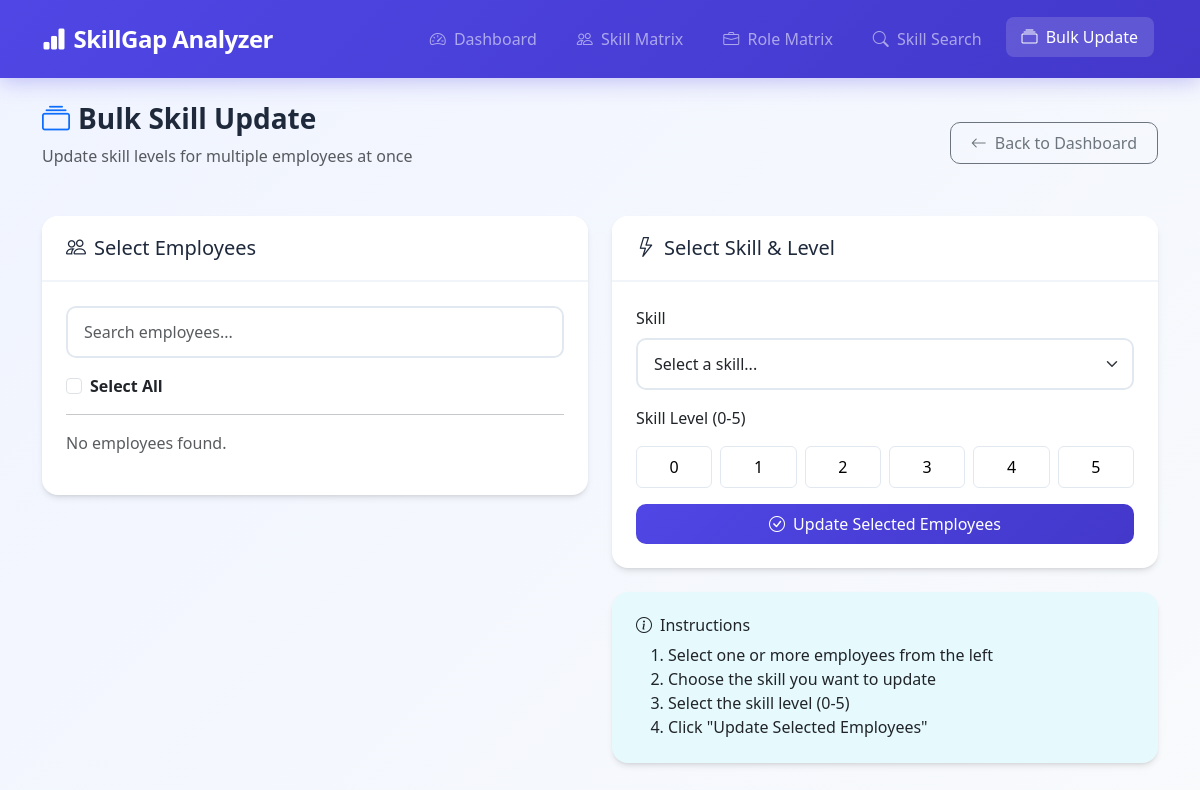
Page /bulk-skill-update/ on the earlier database version.
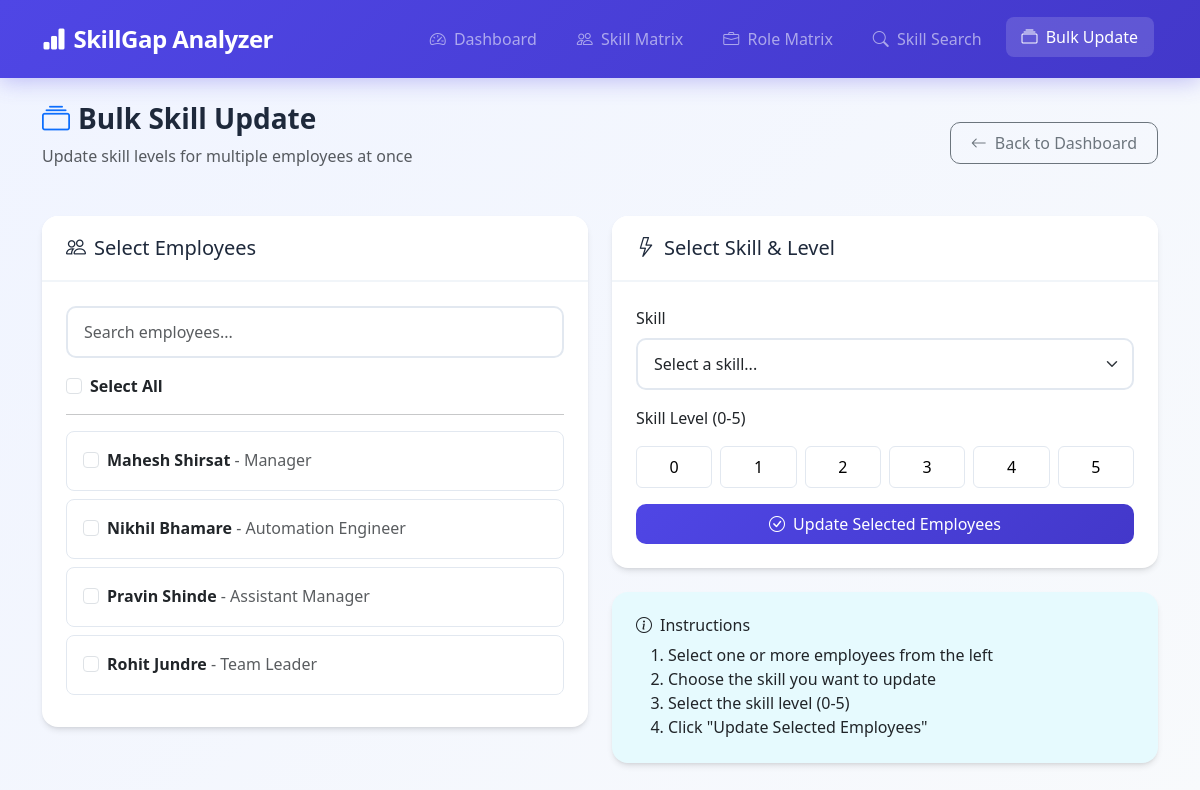
Same page on the later database version.
### gap_analysis/models.py (models this page shows, shortened)
class SkillMatrix(models.Model):
    STATUS_CHOICES = [
        ('active', 'Active'),
        ('inactive', 'Inactive'),
        ('on_leave', 'On Leave'),
    ]
    user = models.OneToOneField(User, on_delete=models.CASCADE, null=True, blank=True)
    name = models.CharField(max_length=100)
    email = models.EmailField(blank=True, null=True)
    manager = models.ForeignKey('self', on_delete=models.SET_NULL, null=True, blank=True, related_name='subordinates')
    role_matrix = models.ForeignKey(RoleMatrix, on_delete=models.SET_NULL, null=True, blank=True, help_text="Assigned Role")
    status = models.CharField(max_length=20, choices=STATUS_CHOICES, default='active')
    join_date = models.DateField(null=True, blank=True)
    class Meta:
        ordering = ['name']

class RoleMatrix(models.Model):
    title = models.CharField(max_length=100, help_text="Role/Job Title")
    department = models.CharField(max_length=100, blank=True, null=True, help_text="Department name")
    description = models.TextField(blank=True, null=True)
    class Meta:
        verbose_name_plural = "Role Matrices"
        ordering = ['title']
    @property
    def name(self):
        return self.title

### gap_analysis/views.py (the view, shortened to what this page needs)
# urls.py: path('bulk-skill-update/', views.BulkSkillUpdateView.as_view(), name='bulk_skill_update'),
class BulkSkillUpdateView(TemplateView):
    template_name = 'gap_analysis/bulk_skill_update.html'
    def get_context_data(self, **kwargs):
        context = super().get_context_data(**kwargs)
        context['employees'] = SkillMatrix.objects.select_related('role_matrix').prefetch_related('skills', 'skills__skill').order_by('name')
        context['skills'] = Skill.objects.all().order_by('name')
        return context

### gap_analysis/templates/gap_analysis/bulk_skill_update.html (shortened to what the changed rows need)
{% extends 'gap_analysis/base.html' %}
{% block content %}
<div class="animate-fade-in">
    <div class="page-header">
        <div>
            <h1 class="page-title">
                <i class="bi bi-collection me-2 text-primary"></i>Bulk Skill Update
            </h1>
        </div>
    </div>
    <form method="POST">
        <div class="row">
            <div class="col-lg-6">
                <div class="card mb-4">
                    <div class="card-body" style="max-height: 500px; overflow-y: auto;">
                        <div class="mb-3">
                            <input type="text" class="form-control" id="employeeSearch" placeholder="Search employees...">
                        </div>
                        <div class="form-check mb-2">
                            <input type="checkbox" class="form-check-input" id="selectAllEmployees">
                            <label class="form-check-label fw-bold" for="selectAllEmployees">Select All</label>
                        </div>
                        <hr>
                        {% for emp in employees %}
                        <div class="employee-card" data-name="{{ emp.name|lower }}">
                            <div class="form-check">
                                <input type="checkbox" class="form-check-input employee-checkbox"
                                       name="employee_ids" value="{{ emp.id }}" id="emp{{ emp.id }}">
                                <label class="form-check-label" for="emp{{ emp.id }}">
                                    <strong>{{ emp.name }}</strong>
                                    {% if emp.role_matrix %}
                                    <span class="text-muted"> - {{ emp.role_matrix.title }}</span>
                                    {% endif %}
                                </label>
                            </div>
                        </div>
                        {% empty %}
                        <p class="text-muted">No employees found.</p>
                        {% endfor %}
                    </div>
                </div>
            </div>
        </div>
    </form>
</div>
{% endblock %}

Differences in the rows shown:
added SkillMatrix: name "Mahesh Shirsat", role_matrix "Manager"
added SkillMatrix: name "Nikhil Bhamare", role_matrix "Automation Engineer"
added SkillMatrix: name "Pravin Shinde", role_matrix "Assistant Manager"
added SkillMatrix: name "Rohit Jundre", role_matrix "Team Leader"
Other differences:
text no longer shown: "No employees found."
